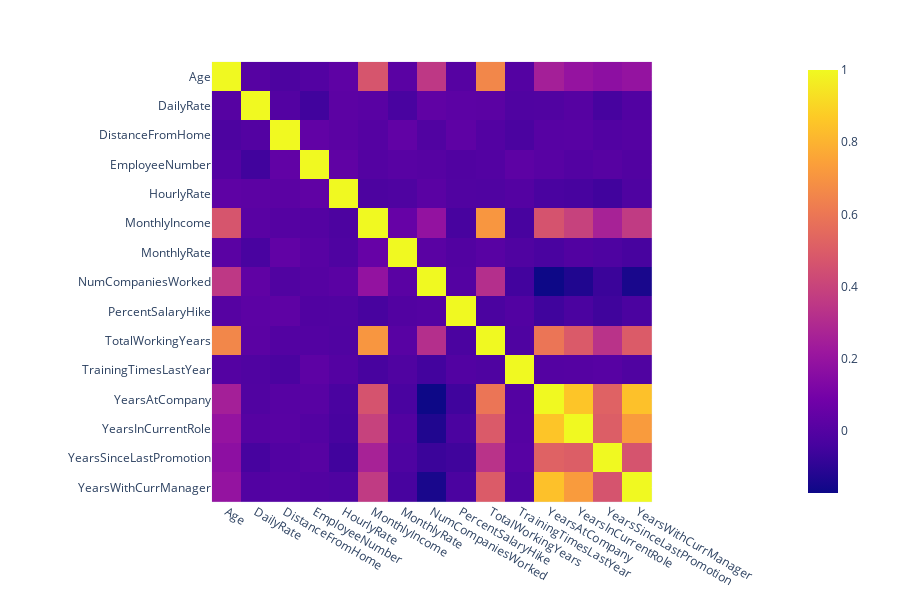

Source (notebook cell):
### Markdown cell above
Pearson correlation gives us linear correlation while Spearman correlation gives us non-linear correation. Repeating the above activity with Spearman correlation gives -

### Code cell
fig = px.imshow(spearman_corr)
fig.update_layout(height=600)
fig.show()

### Figure 1 — Plotly figure (JSON) as saved in the notebook; plotly's stock layout.template omitted (floating-point values rounded to 4 significant figures; data arrays with more than 128 entries replaced by an {"elided": "..."} marker saying what was removed)
{"data": [{"coloraxis": "coloraxis", "hovertemplate": "x: %{x}<br>y: %{y}<br>color: %{z}<extra></extra>", "name": "0", "type": "heatmap", "x": ["Age", "DailyRate", "DistanceFromHome", "EmployeeNumber", "HourlyRate", "MonthlyIncome", "MonthlyRate", "NumCompaniesWorked", "PercentSalaryHike", "TotalWorkingYears", "TrainingTimesLastYear", "YearsAtCompany", "YearsInCurrentRole", "YearsSinceLastPromotion", "YearsWithCurrManager"], "xaxis": "x", "y": ["Age", "DailyRate", "DistanceFromHome", "EmployeeNumber", "HourlyRate", "MonthlyIncome", "MonthlyRate", "NumCompaniesWorked", "PercentSalaryHike", "TotalWorkingYears", "TrainingTimesLastYear", "YearsAtCompany", "YearsInCurrentRole", "YearsSinceLastPromotion", "YearsWithCurrManager"], "yaxis": "y", "z": {"elided": "15x15 float values"}}], "layout": {"coloraxis": {"colorscale": [[0, "#0d0887"], [0.1111, "#46039f"], [0.2222, "#7201a8"], [0.3333, "#9c179e"], [0.4444, "#bd3786"], [0.5556, "#d8576b"], [0.6667, "#ed7953"], [0.7778, "#fb9f3a"], [0.8889, "#fdca26"], [1, "#f0f921"]]}, "height": 600, "margin": {"t": 60}, "xaxis": {"anchor": "y", "constrain": "domain", "domain": [0, 1], "scaleanchor": "y"}, "yaxis": {"anchor": "x", "autorange": "reversed", "constrain": "domain", "domain": [0, 1]}}}
